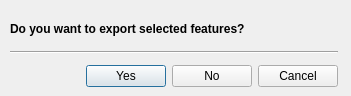
<?xml version="1.0" encoding="UTF-8"?>
<ui version="4.0">
 <class>selectedFeatures</class>
 <widget class="QDialog" name="selectedFeatures">
  <property name="geometry">
   <rect>
    <x>0</x>
    <y>0</y>
    <width>351</width>
    <height>96</height>
   </rect>
  </property>
  <property name="windowTitle">
   <string>Selected Features?</string>
  </property>
  <widget class="QLabel" name="label_2">
   <property name="geometry">
    <rect>
     <x>10</x>
     <y>13</y>
     <width>328</width>
     <height>32</height>
    </rect>
   </property>
   <property name="font">
    <font>
     <weight>75</weight>
     <italic>false</italic>
     <bold>true</bold>
    </font>
   </property>
   <property name="text">
    <string>Do you want to export selected features? </string>
   </property>
   <property name="alignment">
    <set>Qt::AlignLeading|Qt::AlignLeft|Qt::AlignVCenter</set>
   </property>
  </widget>
  <widget class="Line" name="line">
   <property name="geometry">
    <rect>
     <x>10</x>
     <y>51</y>
     <width>328</width>
     <height>3</height>
    </rect>
   </property>
   <property name="orientation">
    <enum>Qt::Horizontal</enum>
   </property>
  </widget>
  <widget class="QWidget" name="layoutWidget">
   <property name="geometry">
    <rect>
     <x>10</x>
     <y>60</y>
     <width>328</width>
     <height>32</height>
    </rect>
   </property>
   <layout class="QHBoxLayout" name="horizontalLayout">
    <item>
     <spacer name="horizontalSpacer">
      <property name="orientation">
       <enum>Qt::Horizontal</enum>
      </property>
      <property name="sizeHint" stdset="0">
       <size>
        <width>40</width>
        <height>20</height>
       </size>
      </property>
     </spacer>
    </item>
    <item>
     <widget class="QPushButton" name="okPushButton">
      <property name="text">
       <string>Yes</string>
      </property>
     </widget>
    </item>
    <item>
     <widget class="QPushButton" name="noPushButton">
      <property name="text">
       <string>No</string>
      </property>
     </widget>
    </item>
    <item>
     <widget class="QPushButton" name="cancelPushButton">
      <property name="text">
       <string>Cancel</string>
      </property>
     </widget>
    </item>
   </layout>
  </widget>
 </widget>
 <resources/>
 <connections/>
</ui>
